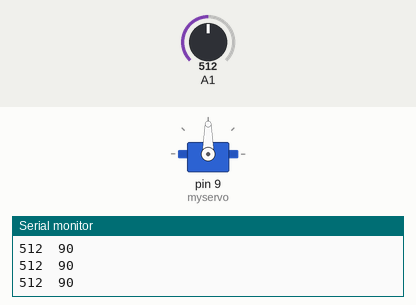
This sketch was run on a simulated Arduino Uno, built with avr-gcc and run on an emulated ATmega328P. Shown: servo, the last lines printed to the serial monitor. Inputs (shaded band) come from the test bench; at power-on: A1 = 512.

Above: at 1.2 s.
1.3 s: A1 set to 716
At 1.7 s:
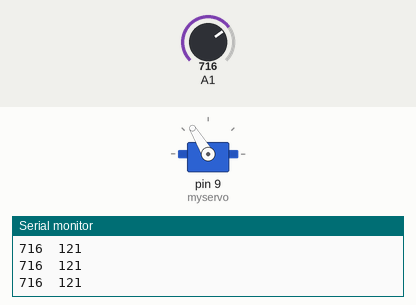
2.8 s: A1 set to 900
At 3.2 s:
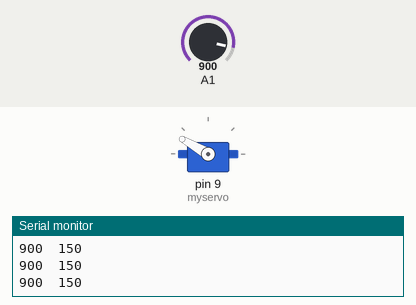
4.3 s: A1 set to 1023
At 4.6 s:
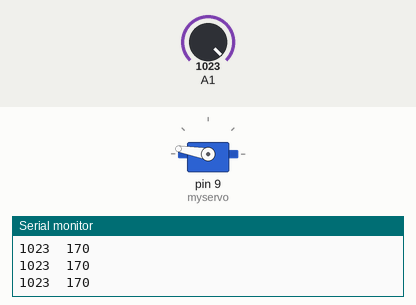
5.8 s: A1 set to 306
At 6.1 s:
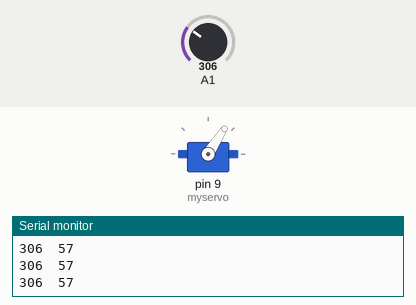
7.3 s: A1 set to 122
At 8.5 s:
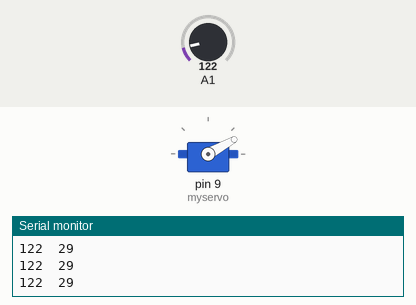
8.8 s: A1 set to 0
At 10.2 s:
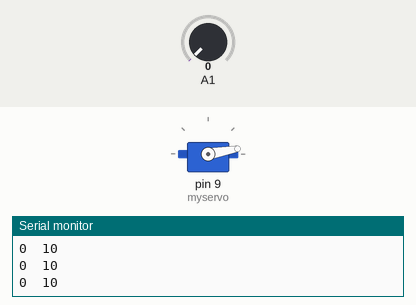
Timing chart, 0 to 11.3 s (numbered marks = the images above; inputs shaded):
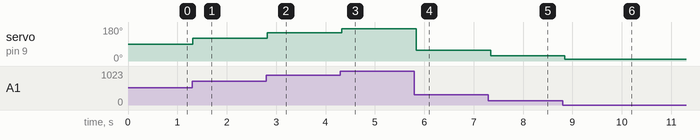

Measured:
- after the input at 1.3 s, servo on pin 9 (myservo): 90° → 121° at once
- after the input at 2.8 s, servo on pin 9 (myservo): 121° → 150° at once
- after the input at 4.3 s, servo on pin 9 (myservo): 150° → 170° at once
- after the input at 5.8 s, servo on pin 9 (myservo): 170° → 57° at once
- after the input at 7.3 s, servo on pin 9 (myservo): 57° → 29° at once
- after the input at 8.8 s, servo on pin 9 (myservo): 29° → 10° after 0.05 s

The sketch:

0422homework.ino
```cpp
#include <Servo.h>

Servo myservo;

int pos = 0;
void setup() {
  myservo.attach(9);
  Serial.begin(9600);
}

void loop() {
  int val = analogRead(A1);
  Serial.print(val);
  Serial.print("\t");
  int pos = map(val,0,1023,10,170);
  Serial.println(pos);
  myservo.write(pos);
  delay(100);
}
```
